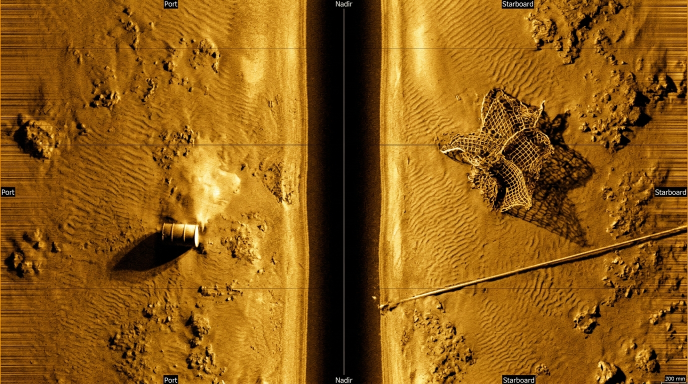
#> input picture real_world_sonar_test.png, 1376 x 768 px (shown at 1/2 size)
$ python generate_xtf.py
#> lines starting #> are read from the running program, lines starting #| are printed output that depends on the picture
import struct
import cv2
import numpy as np
import os
import shutil

def create_xtf_from_image(image_path, output_xtf_path, frequency_hz=455000.0):
#> called with image_path = 'real_world_sonar_test.png', output_xtf_path = 'real_world_sonar_test.xtf', frequency_hz = 455000
    img = cv2.imread(image_path, cv2.IMREAD_GRAYSCALE)
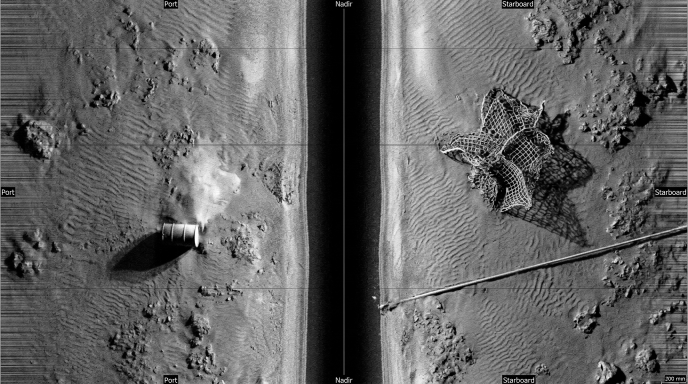
#> img: shape (768, 1376) (shown at 1/2 size); min 0, max 255, mean 99
    if img is None:
        raise FileNotFoundError(f"Could not load image: {image_path}")

    # Standardize to 1024 width (512 port, 512 starboard)
    h, w = img.shape
#> h = 768; w = 1376
    port_samples = 512
    stbd_samples = 512
    total_w = port_samples + stbd_samples

    img_resized = cv2.resize(img, (total_w, h), interpolation=cv2.INTER_AREA)
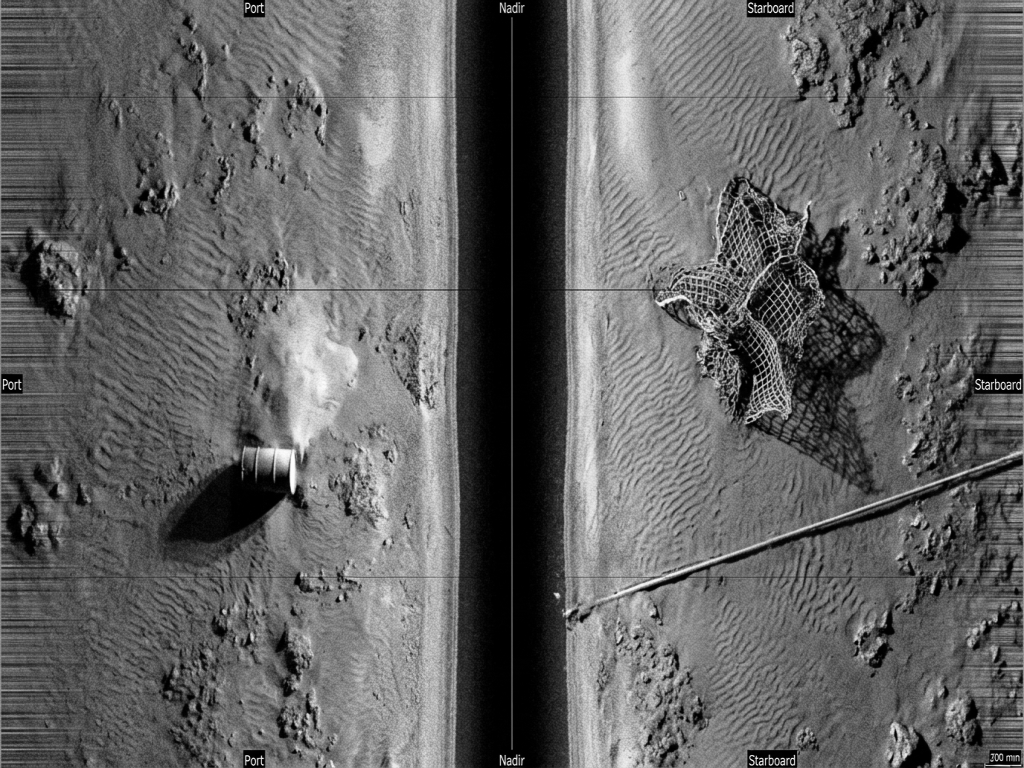
#> img_resized: shape (768, 1024); min 0, max 254, mean 99

    with open(output_xtf_path, 'wb') as f:
        # --- 1. XTF FILE HEADER (1024 bytes) ---
        file_header = bytearray(1024)

        # Byte 0: FileFormat (0x7B = 123)
        file_header[0] = 0x7B
        # Byte 1: SystemType (1 = Klein / Edgetech standard SSS)
        file_header[1] = 1

        # RecordingProgramName (8 bytes)
        file_header[2:10] = b'SEATRACE'
        # RecordingProgramVersion (8 bytes)
        file_header[10:18] = b'1.00    '
        # SonarName (16 bytes)
        file_header[18:34] = b'MoES AUV SSS    '
        # SonarType (short at offset 34)
        struct.pack_into('<H', file_header, 34, 1)

        # Note (64 bytes at offset 36)
        note = b'SeaTrace Autonomous Marine Debris Sonar Transect (SIH 2026)'
        file_header[36:36+len(note)] = note

        # ThisFileName (64 bytes at offset 100)
        filename = os.path.basename(output_xtf_path).encode('utf-8')[:63]
        file_header[100:100+len(filename)] = filename

        # NavUnits (offset 164: 3 = Lat/Long degrees)
        struct.pack_into('<H', file_header, 164, 3)
        # NumberOfSonarChannels (offset 166: 2 = Port + Starboard)
        struct.pack_into('<H', file_header, 166, 2)

        # Channel 0 Info: Port (offset 192, 128 bytes)
        c0 = 192
        file_header[c0] = 2 # TypeOfChannel: 2 = Port Sidescan
        file_header[c0+1] = 0 # SubChannelNumber
        struct.pack_into('<H', file_header, c0+6, 0) # SampleFormat: 0 = 8-bit unsigned char
        struct.pack_into('<H', file_header, c0+8, 1) # BytesPerSample: 1
        file_header[c0+20:c0+36] = b'Port Sidescan   '
        struct.pack_into('<f', file_header, c0+36, 1.0) # VoltScale
        struct.pack_into('<f', file_header, c0+40, float(frequency_hz)) # Frequency

        # Channel 1 Info: Starboard (offset 192 + 128 = 320, 128 bytes)
        c1 = 320
        file_header[c1] = 3 # TypeOfChannel: 3 = Starboard Sidescan
        file_header[c1+1] = 1 # SubChannelNumber
        struct.pack_into('<H', file_header, c1+6, 0) # SampleFormat: 0 = 8-bit unsigned char
        struct.pack_into('<H', file_header, c1+8, 1) # BytesPerSample: 1
        file_header[c1+20:c1+36] = b'Starboard SSS   '
        struct.pack_into('<f', file_header, c1+36, 1.0) # VoltScale
        struct.pack_into('<f', file_header, c1+40, float(frequency_hz)) # Frequency

        f.write(file_header)

        # --- 2. PING RECORDS (One per image row) ---
        # Each ping record has:
        # XTFPingHeader (256 bytes)
        # + XTFPingChanHeader Port (64 bytes) + port_samples bytes
        # + XTFPingChanHeader Starboard (64 bytes) + stbd_samples bytes

        bytes_per_record = 256 + 2 * 64 + port_samples + stbd_samples

        for y in range(h):
            ping_header = bytearray(256)

            # MagicNumber (offset 0: 0xFACE = 64206)
            struct.pack_into('<H', ping_header, 0, 0xFACE)
            # HeaderType (offset 2: 0 = XTFPingHeader)
            ping_header[2] = 0
            # SubChannelNumber (offset 3: 0)
            ping_header[3] = 0
            # NumChansToFollow (offset 4: 2)
            struct.pack_into('<H', ping_header, 4, 2)
            # NumBytesThisRecord (offset 10: unsigned int)
            struct.pack_into('<I', ping_header, 10, bytes_per_record)

            # Date/Time
            struct.pack_into('<H', ping_header, 14, 2026) # Year
            ping_header[16] = 9 # Month
            ping_header[17] = 7 # Day
            ping_header[18] = 11 # Hour
            ping_header[19] = 45 # Minute
            ping_header[20] = (y % 60) # Second
            ping_header[21] = ((y * 10) % 100) # HSeconds
            struct.pack_into('<H', ping_header, 22, 250) # JulianDay

            # PingNumber (offset 32)
            struct.pack_into('<I', ping_header, 32, y + 1)
            # SonarSpeed (offset 36: knots)
            struct.pack_into('<f', ping_header, 36, 3.2)
            # SonarAltitude (offset 44: meters)
            struct.pack_into('<f', ping_header, 44, 3.5)
            # SonarDepth (offset 48: meters)
            struct.pack_into('<f', ping_header, 48, 48.2)
            # SensorHeading (offset 56: degrees)
            struct.pack_into('<f', ping_header, 56, 42.0)

            # Coordinates (SensorX=Long, SensorY=Lat)
            lat = 10.5700 + y * 0.00002
            lon = 72.6380 + y * 0.00001
            struct.pack_into('<d', ping_header, 80, lat)
            struct.pack_into('<d', ping_header, 88, lon)

            f.write(ping_header)

            # Port Channel Header (64 bytes)
            port_chan_hdr = bytearray(64)
            struct.pack_into('<H', port_chan_hdr, 0, 0) # ChannelNum = 0
            struct.pack_into('<f', port_chan_hdr, 4, 50.0) # SlantRange = 50m
            struct.pack_into('<f', port_chan_hdr, 8, 49.8) # GroundRange
            struct.pack_into('<I', port_chan_hdr, 36, port_samples) # NumSamples
            f.write(port_chan_hdr)

            # Port samples: left half of image row (reversed from center to edge in SSS standard)
            port_data = img_resized[y, :port_samples][::-1].tobytes()
            f.write(port_data)

            # Starboard Channel Header (64 bytes)
            stbd_chan_hdr = bytearray(64)
            struct.pack_into('<H', stbd_chan_hdr, 0, 1) # ChannelNum = 1
            struct.pack_into('<f', stbd_chan_hdr, 4, 50.0) # SlantRange = 50m
            struct.pack_into('<f', stbd_chan_hdr, 8, 49.8) # GroundRange
            struct.pack_into('<I', stbd_chan_hdr, 36, stbd_samples) # NumSamples
            f.write(stbd_chan_hdr)

            # Starboard samples: right half of image row (center to right edge)
            stbd_data = img_resized[y, port_samples:].tobytes()
            f.write(stbd_data)

    size_mb = round(os.path.getsize(output_xtf_path) / (1024 * 1024), 2)
    print(f"XTF successfully created at: {output_xtf_path} ({size_mb} MB)")
    return output_xtf_path

if __name__ == '__main__':
    base_dir = os.path.abspath(os.path.join(os.path.dirname(__file__), '..'))
    img_src = os.path.join(base_dir, 'real_world_sonar_test.png')

    xtf_out1 = os.path.join(base_dir, 'real_world_sonar_test.xtf')
    xtf_out2 = os.path.join(base_dir, 'transect_survey_alpha_455khz.xtf')

    create_xtf_from_image(img_src, xtf_out1)
    create_xtf_from_image(img_src, xtf_out2)

    # Copy to frontend public and dist downloads
    pub_dir = os.path.join(base_dir, 'marine-ai', 'frontend', 'public', 'downloads')
    dist_dir = os.path.join(base_dir, 'marine-ai', 'frontend', 'dist', 'downloads')

    for d in [pub_dir, dist_dir]:
        if os.path.exists(d):
            shutil.copy2(xtf_out1, d)
            shutil.copy2(xtf_out2, d)
            print(f"Copied XTF files to: {d}")
